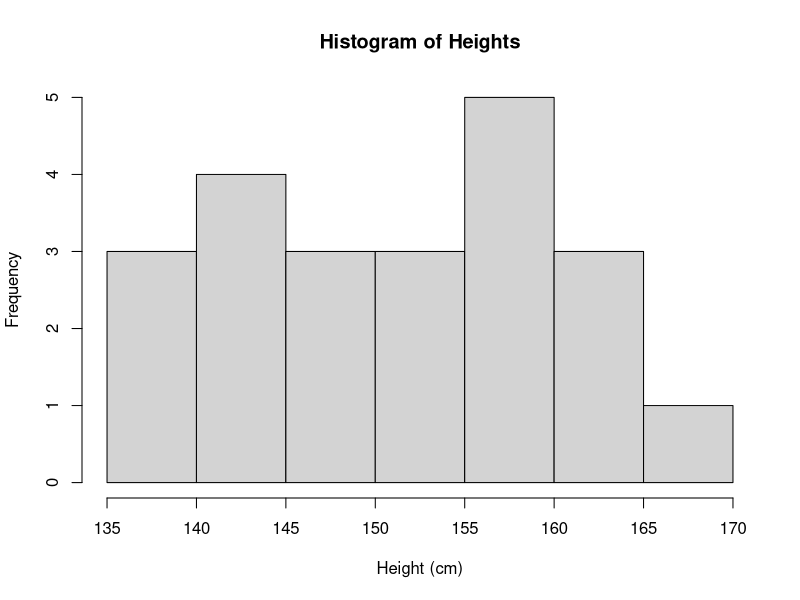
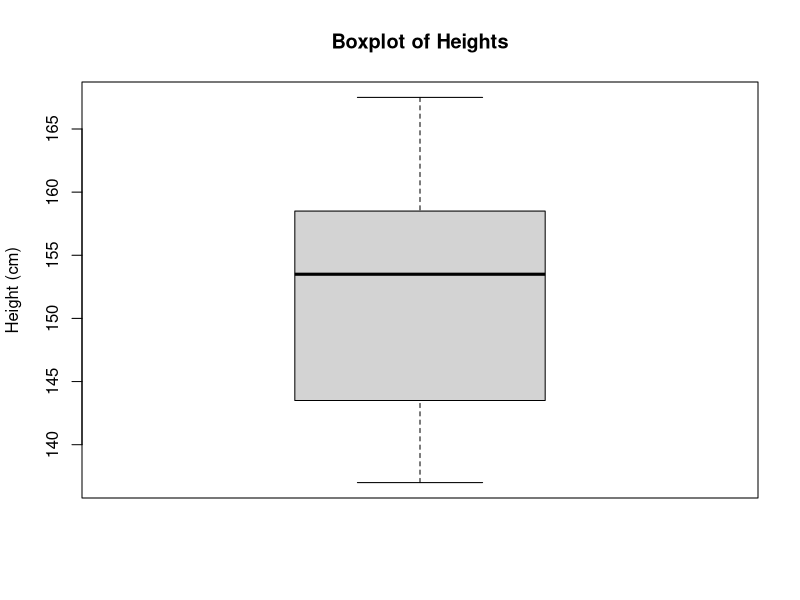
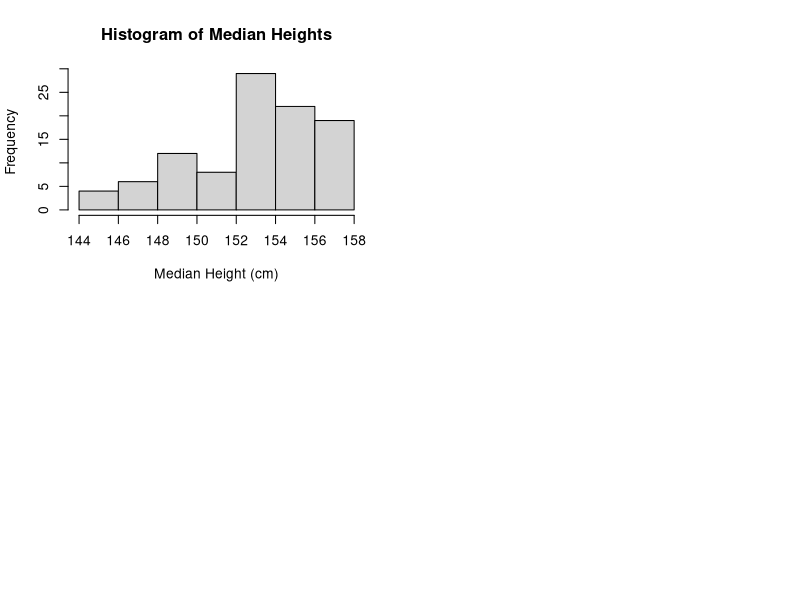

Recreate these plots in R, in order.
## Boostrapping
# Load necessary libraries
install.packages("boot")
library(boot)

# Example data
data <- c(1, 2, 3, 4, 5, 6, 7, 8, 9, 10)

# Define the function to calculate the statistic of interest
statistic <- function(data, indices) {
  return(mean(data[indices]))
}

# Perform bootstrapping
set.seed(123) # Set seed for reproducibility
results <- boot(data=data,   # Data
                statistic=statistic,  # Function to calculate the statistic of interest
                R=1000  # Number of bootstrap samples
)

# View the results
results

# ---------- Exercise 9 ----------
# Consider the following sample of heights (measured in centimetres) of n = 22 Grade 6 learners:
# 141.0 156.5 162.0 159.0 157.0 143.5 154.0 158.0 140.0 142.0 150.0
# 148.5 138.5 161.0 153.0 145.0 147.0 158.5 160.5 167.5 155.0 137.0

#1. Create a vector of heights for this data in R.
heights <- c(141.0, 156.5, 162.0, 159.0, 157.0, 143.5, 154.0, 158.0, 140.0, 142.0, 150.0,
             148.5, 138.5, 161.0, 153.0, 145.0, 147.0, 158.5, 160.5, 167.5, 155.0, 137.0)

# 2. Determine the minimum, maximum, median and mean values of height.
min_height <- min(heights)
max_height <- max(heights)
median_height <- median(heights)
mean_height <- mean(heights)

# 3. Plot the histogram of height values and comment on the shape of the distribution in terms of modality and
# symmetry.
hist(heights, main="Histogram of Heights", xlab="Height (cm)", ylab="Frequency")
# Comment: The histogram appears to be bimodal, with two distinct peaks in the distribution.
# The distribution is not symmetric.

# 4. Plot the box-and-whisker plot of the height values and comment on the shape of the distribution in terms
# of symmetry.
boxplot(heights, main="Boxplot of Heights", ylab="Height (cm)")
# Comment: The boxplot shows the presence of outliers on the lower end of the distribution.

# 5. Draw 2 bootstrap samples from the sample of observations, each of size n = 22:
bootstrap_sample1 <- sample(heights, 22, replace=TRUE)
bootstrap_sample2 <- sample(heights, 22, replace=TRUE)

# a) Show which observations from the original sample are included in each of your bootstrap samples
# and comment on what you see
intersect(bootstrap_sample1, heights)
intersect(bootstrap_sample2, heights)
# Comment: The bootstrap samples may contain duplicate values from the original sample, as sampling is done with
# replacement.

# b) For each bootstrap sample, calculate the minimum, maximum, median and mean values of height and
# compare these with the statistics calculated in (2)
min_bootstrap1 <- min(bootstrap_sample1)
max_bootstrap1 <- max(bootstrap_sample1)
median_bootstrap1 <- median(bootstrap_sample1)
mean_bootstrap1 <- mean(bootstrap_sample1)

min_bootstrap2 <- min(bootstrap_sample2)
max_bootstrap2 <- max(bootstrap_sample2)
median_bootstrap2 <- median(bootstrap_sample2)
mean_bootstrap2 <- mean(bootstrap_sample2)

# Compare with original statistics
comparison <- data.frame(
  Original = c(min_height, max_height, median_height, mean_height),
  Bootstrap1 = c(min_bootstrap1, max_bootstrap1, median_bootstrap1, mean_bootstrap1),
  Bootstrap2 = c(min_bootstrap2, max_bootstrap2, median_bootstrap2, mean_bootstrap2)
)
comparison

# Comment: The statistics calculated from the bootstrap samples may vary from the original sample statistics due to the
# random sampling process.

# 6. Draw 100 bootstrap samples from the sample of observations, each of size n = 22:
bootstrap_samples <- matrix(0, nrow=100, ncol=22)

for (i in 1:100) {
  bootstrap_samples[i, ] <- sample(heights, 22, replace=TRUE)
}

bootstrap_samples

# a) Create a matrix with the median and mean values of height for each bootstrap sample
bootstrap_stats <- matrix(0, nrow=100, ncol=2)

for (i in 1:100) {
  bootstrap_stats[i, 1] <- median(bootstrap_samples[i, ])
  bootstrap_stats[i, 2] <- mean(bootstrap_samples[i, ])
}

colnames(bootstrap_stats) <- c("Median", "Mean")

# b) Plot the histogram and box-and-whisker plot of the median height, and of the mean height
par(mfrow=c(2, 2))
hist(bootstrap_stats[, "Median"], main="Histogram of Median Heights", xlab="Median Height (cm)", ylab="Frequency")


# c) Estimate the mean and standard deviation of the distribution of sample medians and the distribution
# of sample means
# d) Which is the least variable (more precise) estimate: median or mean?





























